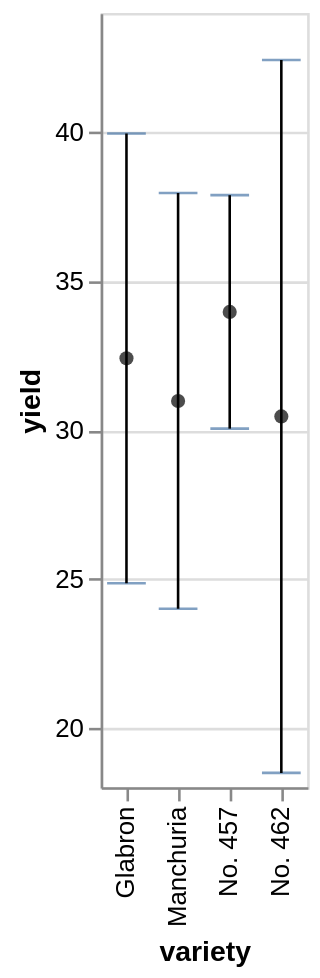

Vega-Lite specification for this chart:
### Vega-Lite specification from a JSON file in a GitHub repository (floating-point values rounded to 4 significant figures)
{"$schema": "https://vega.github.io/schema/vega-lite/v5.json", "data": {"values": [{"variety": "Glabron", "yield": 32.4, "yieldError": 7.55, "yieldError2": -10.55}, {"variety": "Manchuria", "yield": 30.97, "yieldError": 6.98, "yieldError2": -3.98}, {"variety": "No. 457", "yield": 33.96, "yieldError": 3.92, "yieldError2": -0.92}, {"variety": "No. 462", "yield": 30.45, "yieldError": 11.97, "yieldError2": -15.97}]}, "description": "Symetric error bars encoded with yError channel", "layer": [{"encoding": {"x": {"field": "variety", "type": "ordinal"}, "y": {"field": "yield", "scale": {"zero": false}, "type": "quantitative"}, "yError": {"field": "yieldError"}}, "mark": {"ticks": true, "type": "errorbar"}}, {"encoding": {"x": {"field": "variety", "type": "ordinal"}, "y": {"field": "yield", "type": "quantitative"}}, "mark": {"color": "black", "filled": true, "type": "point"}}]}
